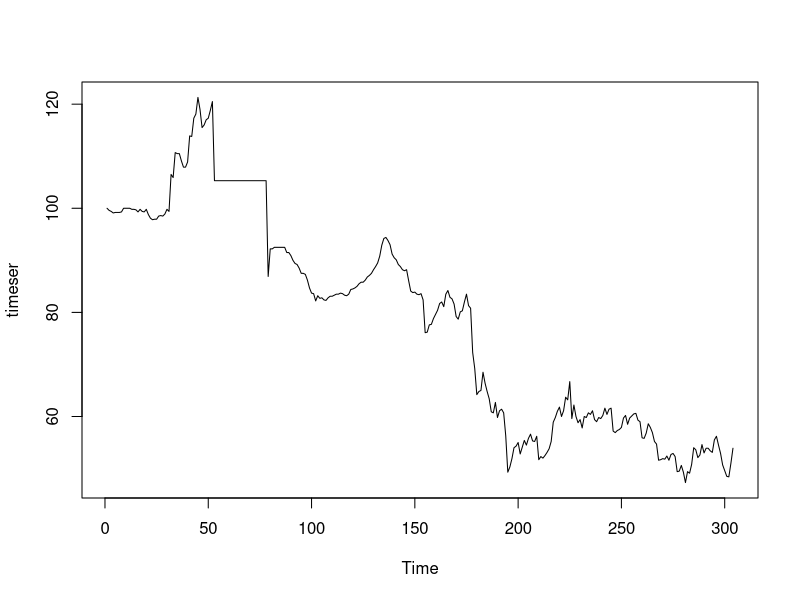
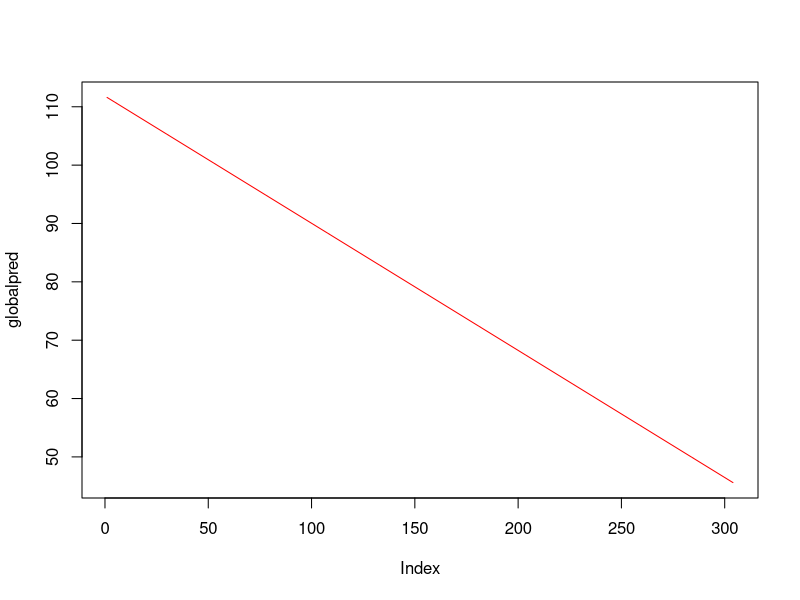
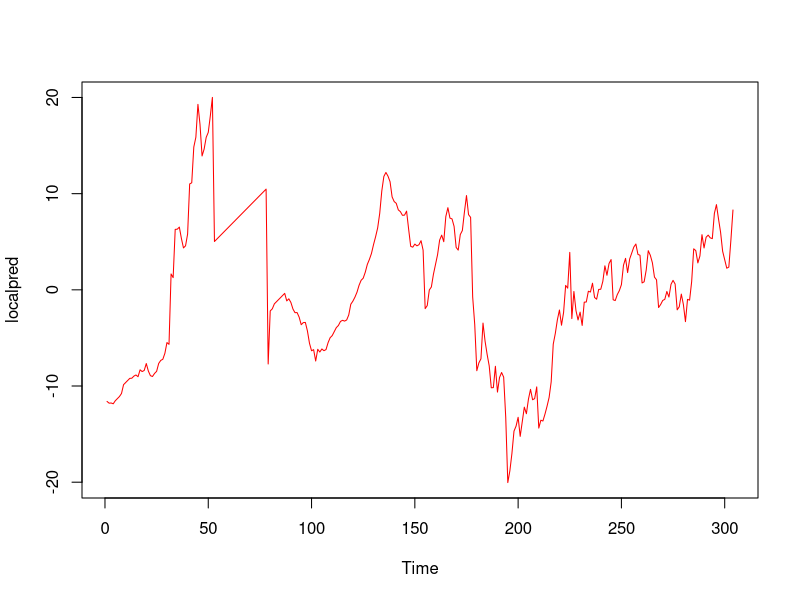
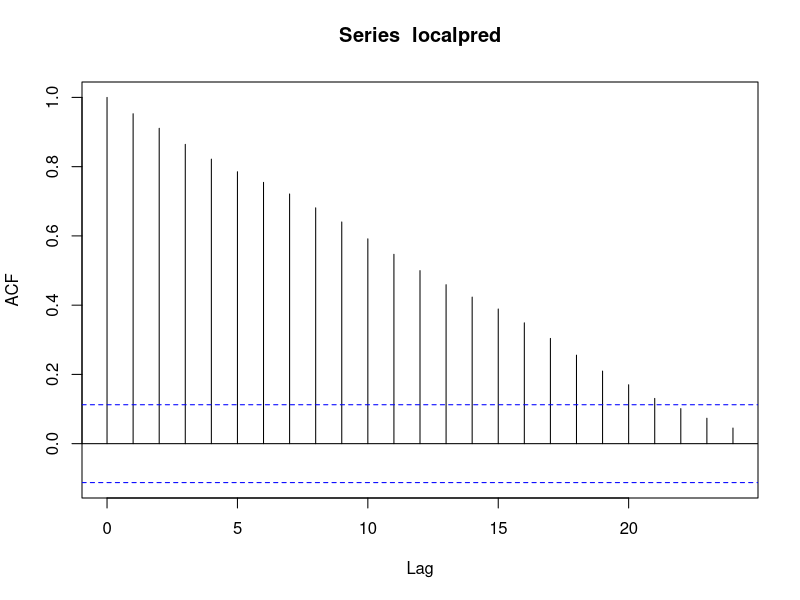
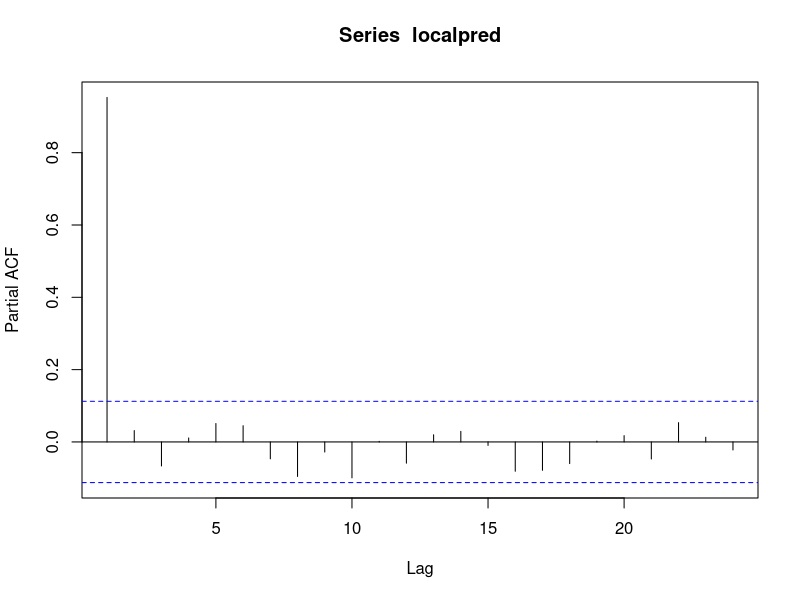
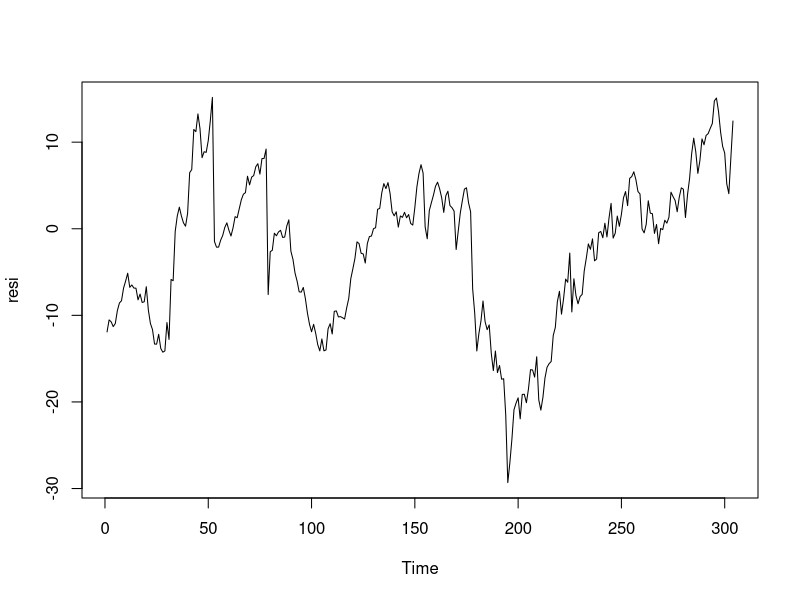

The R source for these figures, in order:
#Loading the required libraries

library(graphics)
library(forecast)
library(tseries)
#loading the file into R

exchange_rate_data <- read.csv("exchange-rate-twi.csv", header = T, sep = ',')

nrow(exchange_rate_data)

#Converting dataframe to time series

timeser <- ts(exchange_rate_data$Exchange.Rate.TWI)
plot(timeser)

#Building final model in R

lmfit <- lm(Exchange.Rate.TWI ~ Month, data=exchange_rate_data)
globalpred <- predict(lmfit)
plot(globalpred, col='red', type = "l")

#Now, let's inspect the local component of the time series

localpred <- timeser - globalpred
plot(localpred, col='red', type = "l")

acf(localpred)
acf(localpred, type="partial")

armapred <- arima.sim(model=list(ar=0.96),n=304)

resi <- localpred - armapred
plot(resi)
kpss.test(resi)